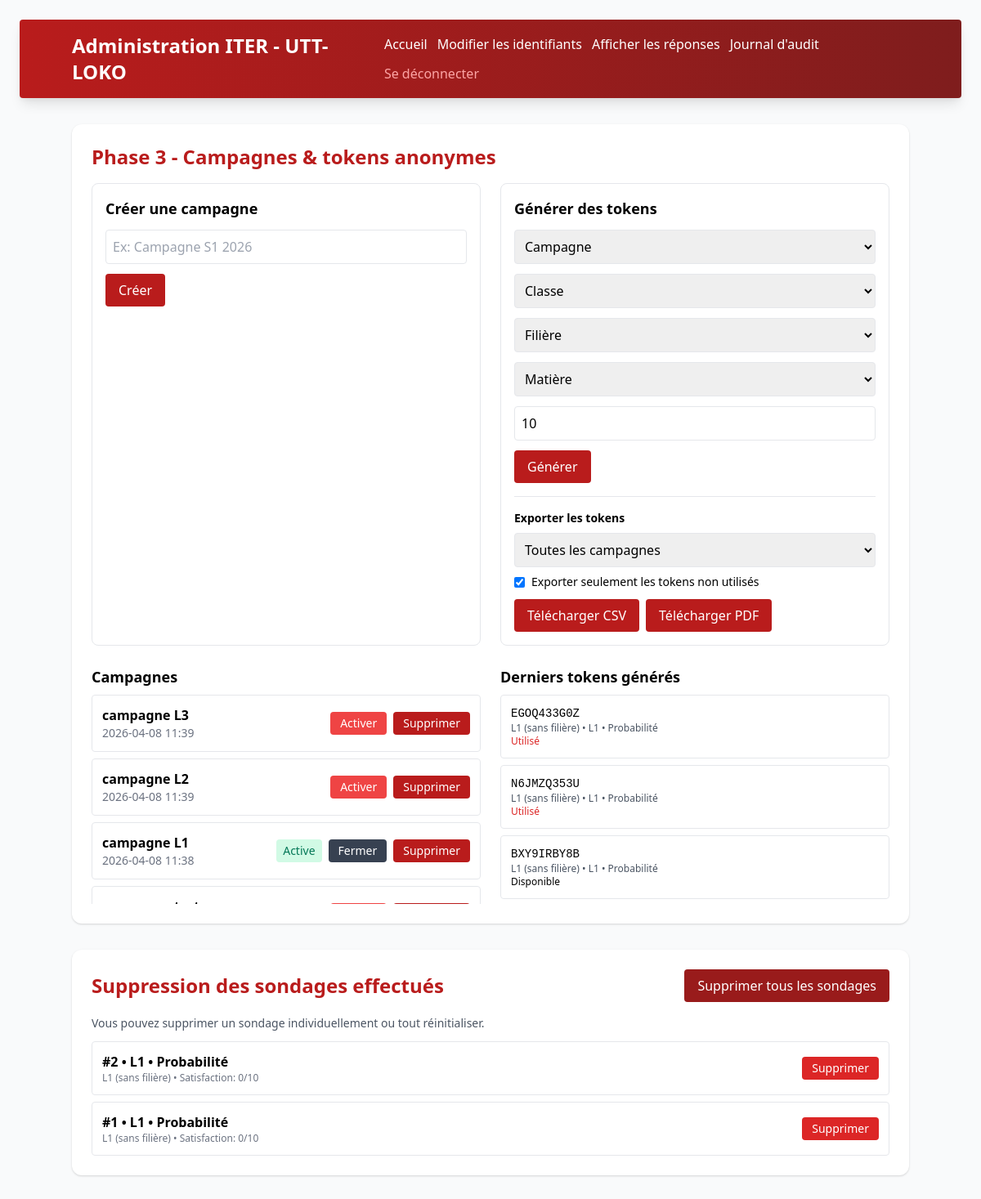
Before: /admin (signed in, upper part) with the older database file.
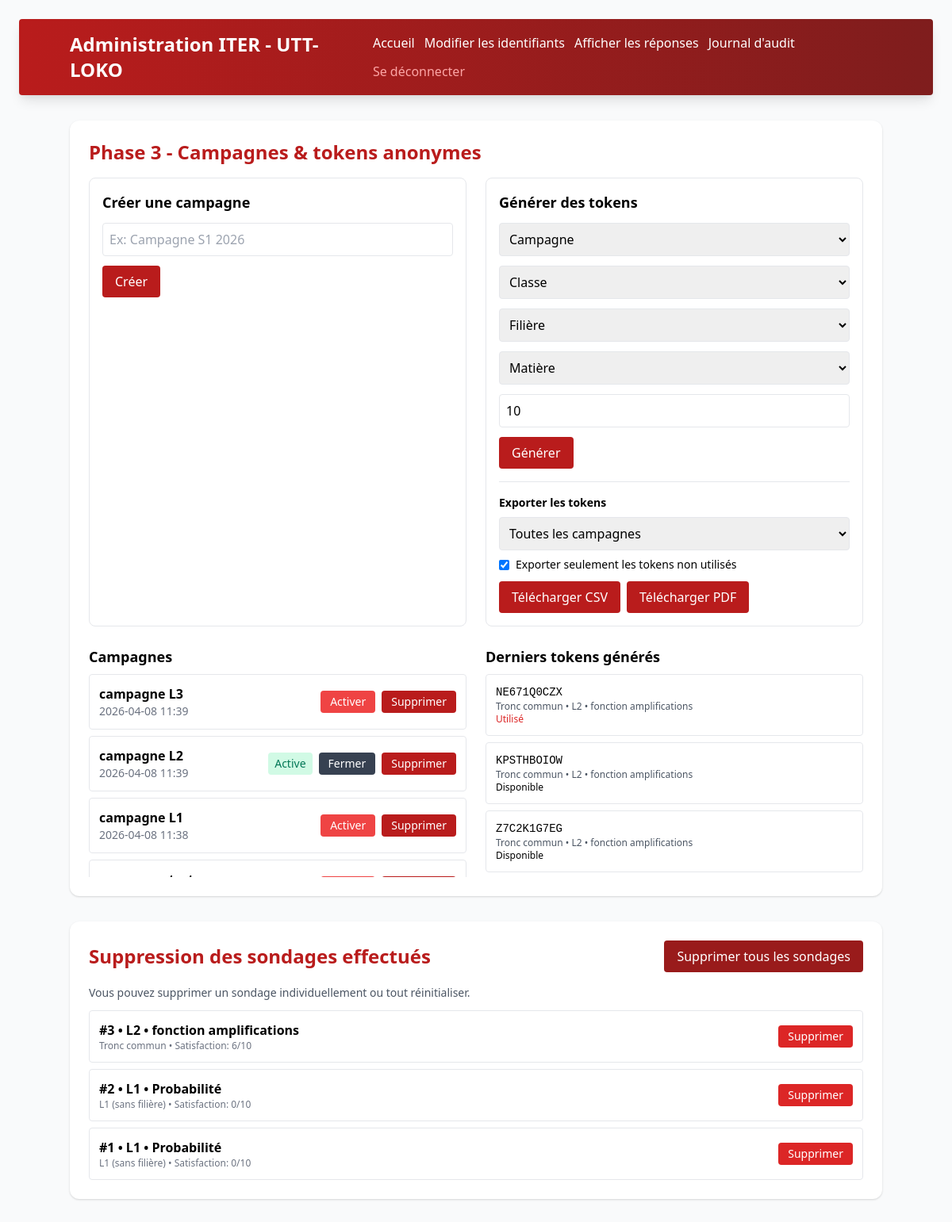
After: the same page with the newer database file.
### app.py (models this page shows)
class EvaluationCampaign(db.Model):
    id = db.Column(db.Integer, primary_key=True)
    name = db.Column(db.String(120), nullable=False)
    filiere_name = db.Column(db.String(20), nullable=False)
    is_active = db.Column(db.Boolean, nullable=False, default=False)
    created_at = db.Column(db.DateTime, nullable=False, default=datetime.utcnow)

class EvaluationToken(db.Model):
    id = db.Column(db.Integer, primary_key=True)
    token = db.Column(db.String(20), unique=True, nullable=False)
    filiere_name = db.Column(db.String(20), nullable=False)
    class_name = db.Column(db.String(100), nullable=False)
    subject_name = db.Column(db.String(100), nullable=False)
    is_used = db.Column(db.Boolean, nullable=False, default=False)
    used_at = db.Column(db.DateTime, nullable=True)
    created_at = db.Column(db.DateTime, nullable=False, default=datetime.utcnow)
    campaign_id = db.Column(db.Integer, db.ForeignKey('evaluation_campaign.id'), nullable=True)

class SurveyResponse(db.Model):
    id = db.Column(db.Integer, primary_key=True)
    filiere_name = db.Column(db.String(20), nullable=False, default='I')
    class_name = db.Column(db.String(50), nullable=False)
    subject_name = db.Column(db.String(50), nullable=False)
    involvement = db.Column(db.Integer, nullable=False)
    initial_knowledge = db.Column(db.Integer, nullable=False)
    current_knowledge = db.Column(db.Integer, nullable=False)
    professor_motivation = db.Column(db.Integer, nullable=False)
    tools_methodology = db.Column(db.Integer, nullable=False)
    examples_exercises = db.Column(db.Integer, nullable=False)
    explanations_clarity = db.Column(db.Integer, nullable=False)
    practical_skills = db.Column(db.String(3), nullable=False)
    course_organization = db.Column(db.String(3), nullable=False)
    schedule_organization = db.Column(db.Integer, nullable=False, default=0)
    infrastructure_quality = db.Column(db.Integer, nullable=False, default=0)
    overall_satisfaction = db.Column(db.Integer, nullable=False)
    feedback = db.Column(db.String(500), nullable=True)

### app.py (the view)
@app.route('/admin')
def admin():
    if not ensure_admin_session():
        return redirect(url_for('login'))
    ensure_default_classes()
    classes = get_standard_classes()
    matieres = Matiere.query.all()
    teachers = Teacher.query.order_by(Teacher.created_at.desc()).all()
    questionnaires = Questionnaire.query.order_by(Questionnaire.created_at.desc()).all()
    class_questions = ClassQuestion.query.order_by(ClassQuestion.class_name.asc(), ClassQuestion.created_at.asc()).all()
    campaigns = EvaluationCampaign.query.order_by(EvaluationCampaign.created_at.desc()).all()
    recent_tokens = EvaluationToken.query.order_by(EvaluationToken.created_at.desc()).limit(30).all()
    recent_survey_responses = SurveyResponse.query.order_by(SurveyResponse.id.desc()).limit(50).all()
    return render_template(
        'admin.html',
        classes=classes,
        matieres=matieres,
        teachers=teachers,
        questionnaires=questionnaires,
        class_questions=class_questions,
        filieres=ALL_FILIERES,
        class_levels=CLASS_LEVELS,
        volets=VOLETS,
        volet_labels=VOLET_LABELS,
        campaigns=campaigns,
        recent_tokens=recent_tokens,
        recent_survey_responses=recent_survey_responses,
    )

### app.py (called while the page is built)
def ensure_admin_session():
    if not session.get('admin'):
        flash('Veuillez vous connecter pour accéder à cette page.', 'danger')
        return False
    return True

def ensure_default_classes():
    existing_names = {c.nom for c in Classe.query.all()}
    missing = [name for name in DEFAULT_CLASSES if name not in existing_names]
    if missing:
        db.session.add_all([Classe(nom=name) for name in missing])
        db.session.commit()

def get_standard_classes():
    return Classe.query.filter(Classe.nom.in_(CLASS_LEVELS)).order_by(Classe.nom.asc()).all()

### templates/admin.html (shortened to what the changed rows need)
<!DOCTYPE html>
<html lang="fr">
<head>
    <link rel="stylesheet" href="https://cdnjs.cloudflare.com/ajax/libs/tailwindcss/2.2.19/tailwind.min.css">
</head>
<body class="bg-gray-50 min-h-screen p-3 sm:p-6">
    <div class="container mx-auto space-y-8">
        <div class="bg-white rounded-xl shadow p-6">
            <h2 class="text-2xl font-bold mb-4 text-red-700">Phase 3 - Campagnes & tokens anonymes</h2>
            <div class="mt-6 grid md:grid-cols-2 gap-6">
                <div>
                    <div class="space-y-2 max-h-64 overflow-y-auto">
                        {% for campaign in campaigns %}
                            <div class="border p-3 rounded flex justify-between items-center">
                                <div>
                                    <p class="font-semibold">{{ campaign.name }}</p>
                                    <p class="text-sm text-gray-500">{{ campaign.created_at.strftime('%Y-%m-%d %H:%M') }}</p>
                                </div>
                                {% if campaign.is_active %}
                                    <div class="flex items-center gap-2">
                                        <span class="text-green-700 bg-green-100 px-2 py-1 rounded text-sm">Active</span>
                                        <form method="POST" action="{{ url_for('deactivate_campaign', campaign_id=campaign.id) }}">
                                            <button class="bg-gray-700 text-white px-3 py-1 rounded text-sm">Fermer</button>
                                        </form>
                                        <form method="POST" action="{{ url_for('delete_campaign', campaign_id=campaign.id) }}" onsubmit="return confirm('Supprimer cette campagne ? Les tokens restent disponibles mais détachés de la campagne.');">
                                            <button class="bg-red-700 text-white px-3 py-1 rounded text-sm">Supprimer</button>
                                        </form>
                                    </div>
                                {% else %}
                                    <div class="flex items-center gap-2">
                                        <form method="POST" action="{{ url_for('activate_campaign', campaign_id=campaign.id) }}">
                                            <button class="bg-red-500 text-white px-3 py-1 rounded text-sm">Activer</button>
                                        </form>
                                        <form method="POST" action="{{ url_for('delete_campaign', campaign_id=campaign.id) }}" onsubmit="return confirm('Supprimer cette campagne ? Les tokens restent disponibles mais détachés de la campagne.');">
                                            <button class="bg-red-700 text-white px-3 py-1 rounded text-sm">Supprimer</button>
                                        </form>
                                    </div>
                                {% endif %}
                            </div>
                        {% else %}
                            <p class="text-gray-500">Aucune campagne créée.</p>
                        {% endfor %}
                    </div>
                </div>
                <div>
                    <div class="space-y-2 max-h-64 overflow-y-auto">
                        {% for token in recent_tokens %}
                            <div class="border p-3 rounded">
                                <p class="font-mono text-sm">{{ token.token }}</p>
                                <p class="text-xs text-gray-600">{{ token.filiere_name }} • {{ token.class_name }} • {{ token.subject_name }}</p>
                                <p class="text-xs {{ 'text-red-600' if token.is_used else 'text-slate-700' }}">{{ 'Utilisé' if token.is_used else 'Disponible' }}</p>
                            </div>
                        {% else %}
                            <p class="text-gray-500">Aucun token généré.</p>
                        {% endfor %}
                    </div>
                </div>
            </div>
        </div>
        <div class="bg-white rounded-xl shadow p-6">
            <div class="flex items-center justify-between mb-4">
                <h2 class="text-2xl font-bold text-red-700">Suppression des sondages effectués</h2>
            </div>
            <div class="space-y-2 max-h-72 overflow-y-auto">
                {% for response in recent_survey_responses %}
                    <div class="border rounded p-3 flex items-center justify-between gap-3">
                        <div>
                            <p class="font-semibold">#{{ response.id }} • {{ response.class_name }} • {{ response.subject_name }}</p>
                            <p class="text-xs text-gray-500">{{ response.filiere_name }} • Satisfaction: {{ response.overall_satisfaction }}/10</p>
                        </div>
                        <form method="POST" action="{{ url_for('delete_survey_response', response_id=response.id) }}" onsubmit="return confirm('Supprimer ce sondage ?');">
                            <button class="bg-red-600 text-white px-3 py-1 rounded text-sm">Supprimer</button>
                        </form>
                    </div>
                {% else %}
                    <p class="text-gray-500">Aucun sondage enregistré pour le moment.</p>
                {% endfor %}
            </div>
        </div>
    </div>
</body>
</html>

Changed rows visible on the page:
no longer on this page (row unchanged): EvaluationToken: token "EGOQ433G0Z", filiere_name "L1 (sans filière)", class_name "L1", subject_name "Probabilité", is_used "Utilisé"
no longer on this page (row unchanged): EvaluationToken: token "N6JMZQ353U", filiere_name "L1 (sans filière)", class_name "L1", subject_name "Probabilité", is_used "Utilisé"
no longer on this page (row unchanged): EvaluationToken: token "BXY9IRBY8B", filiere_name "L1 (sans filière)", class_name "L1", subject_name "Probabilité", is_used "Disponible"
changed EvaluationCampaign "campagne L2": is_active "Activer" → "Active Fermer"
changed EvaluationCampaign "campagne L1": is_active "Active Fermer" → "Activer"
added EvaluationToken: token "NE671Q0CZX", filiere_name "Tronc commun", class_name "L2", subject_name "fonction amplifications", is_used "Utilisé"
added EvaluationToken: token "KPSTHBOIOW", filiere_name "Tronc commun", class_name "L2", subject_name "fonction amplifications", is_used "Disponible"
added EvaluationToken: token "Z7C2K1G7EG", filiere_name "Tronc commun", class_name "L2", subject_name "fonction amplifications", is_used "Disponible"
added SurveyResponse: id "3", class_name "L2", subject_name "fonction amplifications", filiere_name "Tronc commun", overall_satisfaction "6"
